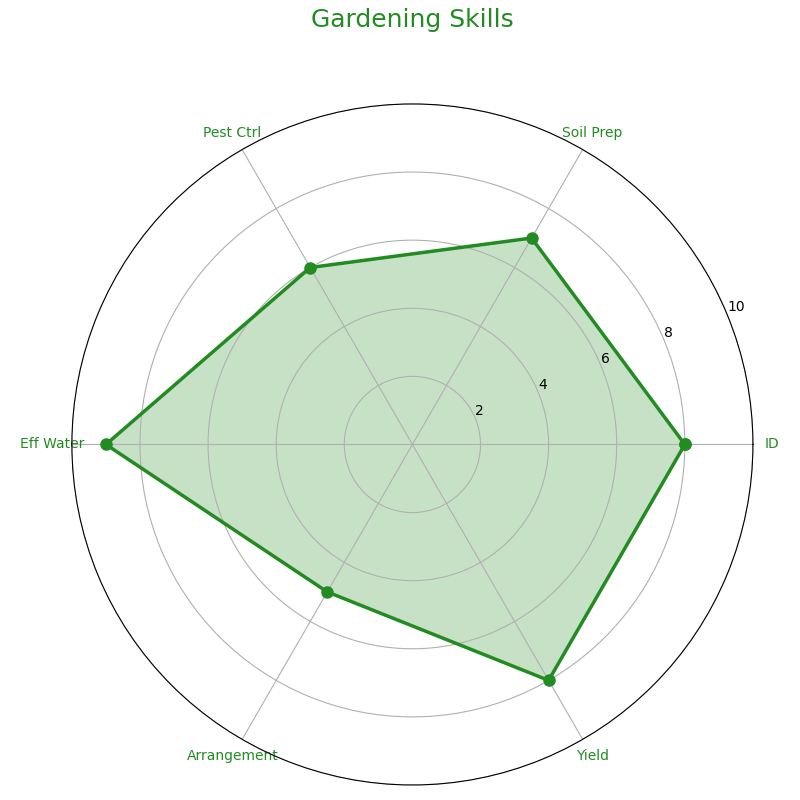

This chart was generated by the following Python code:
import numpy as np
import matplotlib.pyplot as plt

categories = ['ID', 'Soil Prep', 'Pest Ctrl', 'Eff Water', 'Arrangement', 'Yield']
N = len(categories)

values = [8, 7, 6, 9, 5, 8]  # Closing the loop by repeating the first value
values += values[:1]

angles = np.linspace(0, 2 * np.pi, N, endpoint=False).tolist()
angles += angles[:1]  # Closing the loop by repeating the first angle

fig, ax = plt.subplots(figsize=(8, 8), subplot_kw=dict(polar=True))

plt.xticks(angles[:-1], categories, color='forestgreen', size=10, rotation=45)
plt.ylim(0, 10)

uniform_color = 'forestgreen'

# Plot the radar chart line and fill the area inside
ax.plot(angles, values, linewidth=2.5, linestyle='-', color=uniform_color, marker='o', markersize=8)
ax.fill(angles, values, uniform_color, alpha=0.25)

plt.title('Gardening Skills', size=18, color=uniform_color, loc='center', y=1.1)

plt.tight_layout()
plt.show()
